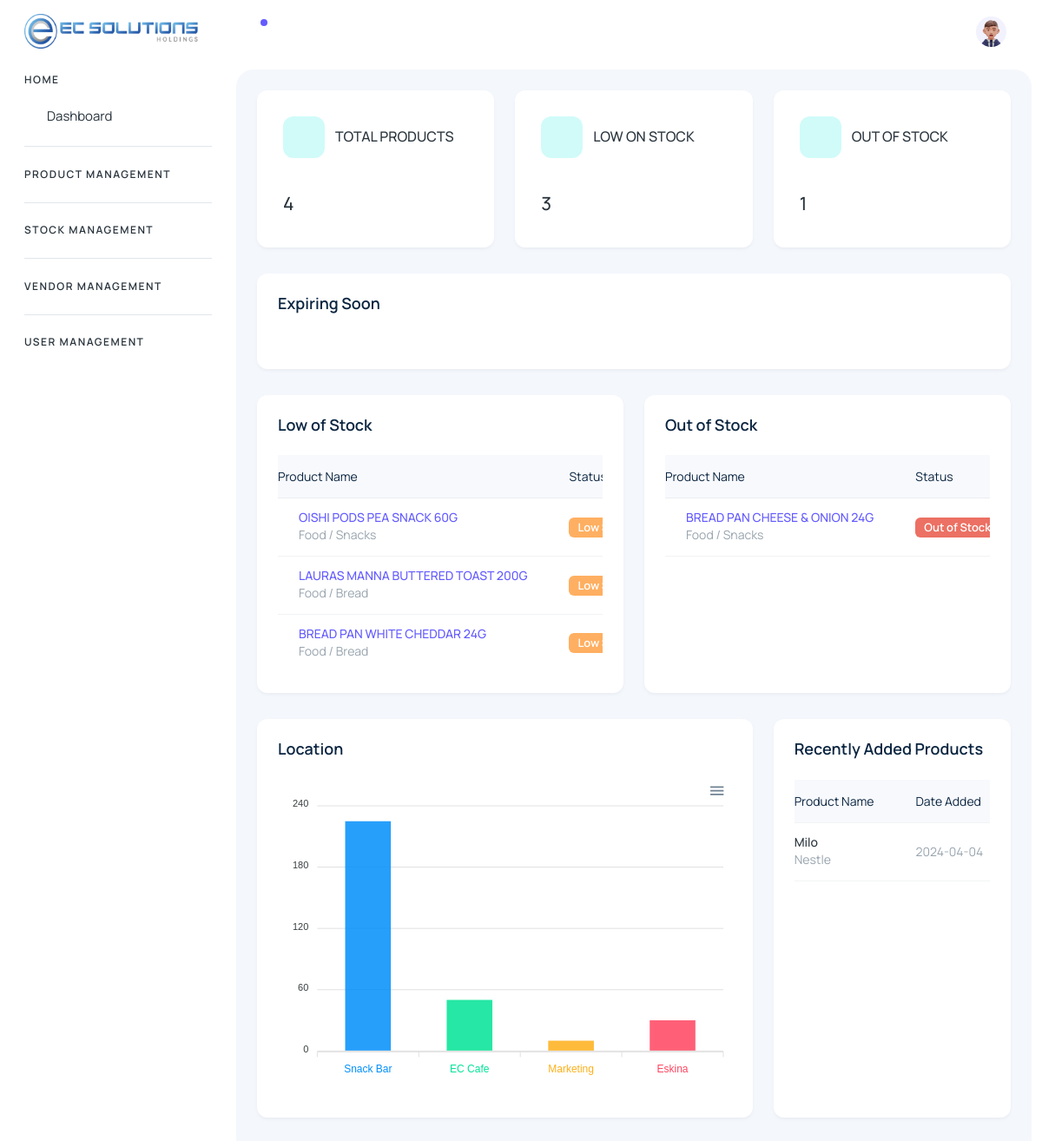
The page / (signed in) on the database its author committed.
### tables this page shows
CREATE TABLE `product` (
  `product_id` int(11) NOT NULL,
  `product_name` varchar(255) DEFAULT NULL,
  `product_description` varchar(255) DEFAULT NULL,
  `brand_id` int(11) DEFAULT NULL,
  `category_id` int(11) DEFAULT NULL,
  `status_id` int(11) DEFAULT NULL,
  `product_sku` varchar(255) DEFAULT NULL,
  `product_pp` decimal(11,2) NOT NULL DEFAULT 0.00,
  `product_sp` decimal(11,2) NOT NULL DEFAULT 0.00,
  `product_min` int(11) DEFAULT NULL,
  `product_max` int(11) DEFAULT NULL,
  `unit_id` int(11) DEFAULT NULL,
  `tax_id` int(11) DEFAULT NULL,
  `expiry_notice` int(11) DEFAULT NULL,
  `created_at` timestamp NULL DEFAULT current_timestamp(),
  `updated_at` timestamp NULL DEFAULT NULL ON UPDATE current_timestamp()
);

CREATE TABLE `category` (
  `category_id` int(11) NOT NULL,
  `parent_category_id` int(11) DEFAULT NULL,
  `category_name` varchar(255) DEFAULT NULL,
  `category_prefix` varchar(255) DEFAULT NULL
);

### admin/process/function.php (called while the page is built, shortened)
<?php
    function userHasPermission ($pdo, $userId, $permissionName){
        try {
        $sql = "SELECT
        a.permission_name
        FROM permissions a
        JOIN role_permissions b ON b.permission_id = a.id
        JOIN roles c ON c.id = b.role_id
        JOIN users d ON d.role_id = c.id
        WHERE d.id = :user_id AND a.permission_name = :permission_name";
        $stmt = $pdo->prepare($sql);
        $stmt->execute(['user_id'=> $userId, 'permission_name'=>$permissionName]);
        return $stmt->fetch() !==false;
        }catch(PDOException $e){
            echo "Error: " . $e->getMessage();
            return array();
        }
    }
    function getCount_TotalProduct($pdo) {
        try {
            $query = "SELECT COUNT(*) AS total_products FROM product";
            $stmt = $pdo->prepare($query);
            $stmt->execute();
            $result = $stmt->fetch(PDO::FETCH_ASSOC);
            return $result['total_products'];
        } catch (PDOException $e) {
            echo "Error: " . $e->getMessage();
            return 0;
        }
    }
    function getCount_OutofStock($pdo){
        try {
            $query = "SELECT COUNT(*) AS count
            FROM
                product p
            LEFT JOIN
                trans_item i ON p.product_sku = i.product_sku
            GROUP BY
                p.product_id
            HAVING COALESCE(SUM(i.item_qty), 0) = 0";
            $stmt = $pdo->prepare($query);
            $stmt->execute();
            $result = $stmt->fetch(PDO::FETCH_ASSOC);
            return $result['count'];
        }catch(PDOException $e){
            echo "Error: " . $e->getMessage();
            return array();
        }
    }
    function getCount_LowofStock($pdo) {
        try {
            $query = "SELECT COUNT(*) AS count
                      FROM (
                          SELECT
                              p.product_id
                          FROM
                              product p
                          LEFT JOIN
                              trans_item i ON p.product_sku = i.product_sku
                          GROUP BY
                              p.product_id, p.product_min
                          HAVING
                              COALESCE(SUM(i.item_qty), 0) < p.product_min
                              AND COALESCE(SUM(i.item_qty), 0) > 0
                      ) AS subquery";
            $stmt = $pdo->prepare($query);
            $stmt->execute();
            $result = $stmt->fetch(PDO::FETCH_ASSOC);
            return $result['count'];
        } catch (PDOException $e) {
            echo "Error: " . $e->getMessage();
            return 0;
        }
    }
    function getLowofStock($pdo){
        try {
            $query = "SELECT
                p.product_id,
                p.product_name,
                p.product_description,
                p.product_sku,
                p.product_min,
                c.category_name,
                pc.category_name AS parent_category_name,
                COALESCE(SUM(i.item_qty), 0) AS total_stock_qty
            FROM
                product p
            LEFT JOIN
                trans_item i ON p.product_sku = i.product_sku
            LEFT JOIN
                category c ON p.category_id = c.category_id
            LEFT JOIN
                category pc ON c.parent_category_id = pc.category_id
            GROUP BY
                p.product_id,
                p.product_name,
                p.product_description,
                p.product_sku,
                p.product_min,
                c.category_name,
                pc.category_name
            HAVING
                total_stock_qty < p.product_min AND total_stock_qty > 0";
            $stmt = $pdo->prepare($query);
            $stmt ->execute();
            $lowStock = $stmt ->fetchAll(PDO::FETCH_ASSOC);
            return $lowStock;
        }catch(PDOException $e){
            echo "Error: " . $e->getMessage();
            return array();
        }
    }
    function getOutofStock($pdo){
        try {
            $query = "SELECT
                p.product_id,
                p.product_sku,
                p.product_name,
                p.product_description,
                c.category_name,
                pc.category_name AS parent_category_name,
                COALESCE(SUM(i.item_qty), 0) AS qty
            FROM
                product p
            LEFT JOIN
                trans_item i ON p.product_sku = i.product_sku
            LEFT JOIN
                category c ON p.category_id = c.category_id
            LEFT JOIN
                category pc ON c.parent_category_id = pc.category_id
            GROUP BY
                p.product_id,
                p.product_name,
                p.product_description,
                p.product_sku,
                p.product_min,
                c.category_name,
                pc.category_name
            HAVING qty = 0";
            $stmt = $pdo->prepare($query);
            $stmt ->execute();
            $outOfStock = $stmt ->fetchAll(PDO::FETCH_ASSOC);
            return $outOfStock;
        }catch(PDOException $e){
            echo "Error: " . $e->getMessage();
            return array();
        }
    }
?>

### index.php (called while the page is built)
<?php
  require_once 'config.php';
  require_once 'admin/process/function.php';
  include("header.php");
?>
<?php
 include("route.php");
?>
<?php
 include("footer.php");
?>

### admin/views/dashboard/dashboard.php (the view, shortened to what this page needs)
<?php
 $totalProduct_Count = getCount_TotalProduct($pdo);
 $outstock_Count = getCount_OutofStock($pdo);
 $lowstock_Count = getCount_LowofStock($pdo);
 $outOfStockList = getOutofStock($pdo);
 $lowStockList = getLowofStock($pdo);
?>
<?php if(userHasPermission($pdo, $_SESSION["user_id"], 'manage_dashboard')){?>
<div class="body-wrapper-inner">
    <div class="container-fluid">
        <div class="row">
            <div class="col-lg-4">
                <div class="card">
                    <div class="card-body">
                      <div class="d-flex align-items-center gap-6 mb-4 pb-3">
                        <span
                          class="round-48 d-flex align-items-center justify-content-center rounded bg-secondary-subtle">
                        </span>
                        <h6 class="mb-0 fs-4 text-uppercase">total products</h6>
                      </div>
                      <div class="row">
                        <div class="col-12">
                          <h4><?php echo $totalProduct_Count = !empty($totalProduct_Count) ? $totalProduct_Count : 0; ?></h4>
                        </div>
                      </div>
                    </div>
                  </div>
            </div>
            <div class="col-lg-4">
                <div class="card">
                    <div class="card-body">
                      <div class="d-flex align-items-center gap-6 mb-4 pb-3">
                        <span
                          class="round-48 d-flex align-items-center justify-content-center rounded bg-secondary-subtle">
                        </span>
                        <h6 class="mb-0 fs-4 text-uppercase">low on stock</h6>
                      </div>
                      <div class="row">
                        <div class="col-12">
                          <h4><?php echo $lowstock_Count = !empty($lowstock_Count) ? $lowstock_Count : 0; ?></h4>
                        </div>
                      </div>
                    </div>
                  </div>
            </div>
            <div class="col-lg-4">
                <div class="card">
                    <div class="card-body">
                      <div class="d-flex align-items-center gap-6 mb-4 pb-3">
                        <span
                          class="round-48 d-flex align-items-center justify-content-center rounded bg-secondary-subtle">
                        </span>
                        <h6 class="mb-0 fs-4 text-uppercase">out of stock</h6>
                      </div>
                      <div class="row">
                        <div class="col-12">
                          <h4><?php echo $outstock_Count = !empty($outstock_Count) ? $outstock_Count : 0; ?></h4>
                        </div>
                      </div>
                    </div>
                  </div>
            </div>
        </div>
        <div class="row">
            <div class="col-lg-12 d-flex align-items-stretch">
              <div class="card w-100">
                <div class="card-body p-4">
                  <h5 class="card-title fw-semibold mb-4">Expiring Soon</h5>
                  <div class="table-responsive" data-simplebar>
                  </div>
                </div>
              </div>
            </div>
            <div class="col-lg-6 d-flex align-items-stretch">
              <div class="card w-100">
              <div class="card-body p-4">
                  <h5 class="card-title fw-semibold mb-4">Low of Stock</h5>
                  <div class="table-responsive" data-simplebar>
                    <table class="table text-nowrap align-middle table-custom mb-0" id="lowstockTable" class="display" style="width:100%">
                      <thead>
                        <tr>
                          <th scope="col" class="text-dark fw-normal ps-0">Product Name
                          </th>
                          <th scope="col" class="text-dark fw-normal noExport">Status</th>
                        </tr>
                      </thead>
                      <tbody>
                        <?php foreach ($lowStockList as $row): ?>
                            <tr onclick="location.href='index.php?route=view-product&amp;product=<?php echo $row['product_id']?>'" style="cursor: pointer;">
                                <td>
                                <div class="d-flex align-items-center gap-6">
                                  <div>
                                    <h6 class="mb-0 text-primary"><?php echo htmlspecialchars($row['product_name']); ?></h6>
                                    <span><?php echo htmlspecialchars($row['parent_category_name']).' / '. htmlspecialchars($row['category_name'])?></span>
                                  </div>
                                </div>
                                </td>
                                <td><span class="badge text-white" style="background-color: #FFAF61;">Low Stock</span></td>
                            </tr>
                        <?php endforeach; ?>
                      </tbody>
                    </table>
                  </div>
                </div>
              </div>
            </div>
            <div class="col-lg-6 d-flex align-items-stretch">
              <div class="card w-100">
                <div class="card-body p-4">
                  <h5 class="card-title fw-semibold mb-4">Out of Stock</h5>
                  <div class="table-responsive" data-simplebar>
                    <table class="table text-nowrap align-middle table-custom mb-0" id="outstockTable" class="display" style="width:100%">
                      <thead>
                        <tr>
                          <th scope="col" class="text-dark fw-normal ps-0">Product Name
                          </th>
                          <th scope="col" class="text-dark fw-normal noExport">Status</th>
                        </tr>
                      </thead>
                      <tbody>
                        <?php foreach ($outOfStockList as $row): ?>
                            <tr onclick="location.href='index.php?route=view-product&amp;product=<?php echo $row['product_id']?>'" style="cursor: pointer;">
                                <td>
                                <div class="d-flex align-items-center gap-6">
                                  <div>
                                    <h6 class="mb-0 text-primary"><?php echo htmlspecialchars($row['product_name']); ?></h6>
                                    <span><?php echo htmlspecialchars($row['parent_category_name']).' / '. htmlspecialchars($row['category_name'])?></span>
                                  </div>
                                </div>
                                </td>
                                <td><span class="badge text-white" style="background-color: #EC7063;">Out of Stock</span></td>
                            </tr>
                        <?php endforeach; ?>
                      </tbody>
                    </table>
                  </div>
                </div>
              </div>
            </div>
          </div>
          <div class="row">
            <div class="col-lg-8 d-flex align-items-stretch">
                <div class="card w-100">
                    <div class="card-body p-4">
                    <h5 class="card-title fw-semibold mb-4">Location</h5>
                        <div class="table-responsive" data-simplebar>
                            <div id="chart"></div>
                        </div>
                    </div>
                </div>
            </div>
            <div class="col-lg-4 d-flex align-items-stretch">
              <div class="card w-100">
                <div class="card-body p-4">
                  <h5 class="card-title fw-semibold mb-4">Recently Added Products</h5>
                  <div class="table-responsive" data-simplebar>
                    <table class="table text-nowrap align-middle table-custom mb-0">
                      <thead>
                        <tr>
                          <th scope="col" class="text-dark fw-normal ps-0">Product Name
                          </th>
                          <th scope="col" class="text-dark fw-normal">Date Added</th>
                        </tr>
                      </thead>
                      <tbody>
                        <tr>
                          <td class="ps-0">
                            <div class="d-flex align-items-center gap-6">
                              <div>
                                <h6 class="mb-0">Milo</h6>
                                <span>Nestle</span>
                              </div>
                            </div>
                          </td>
                          <td>
                            2024-04-04
                          </td>
                        </tr>
                      </tbody>
                    </table>
                  </div>
                </div>
              </div>
            </div>
          </div>
    </div>
</div>
<?php }
?>

### rows shown on the page
product: product_name "OISHI PODS PEA SNACK 60G", category.category_name "Food", category.category_name "Snacks"
product: product_name "LAURAS MANNA BUTTERED TOAST 200G", category.category_name "Food", category.category_name "Bread"
product: product_name "BREAD PAN WHITE CHEDDAR 24G", category.category_name "Food", category.category_name "Bread"
product: product_name "BREAD PAN CHEESE & ONION 24G", category.category_name "Food", category.category_name "Snacks"

### other values the page prints
$lowstock_Count = !empty($lowstock_Count) ? $lowstock_Count : 0 "3"
$outstock_Count = !empty($outstock_Count) ? $outstock_Count : 0 "1"
